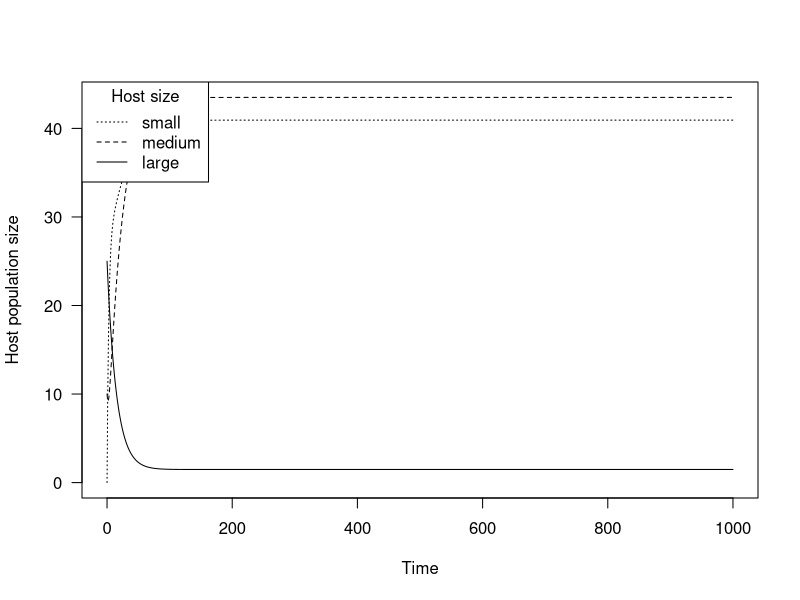
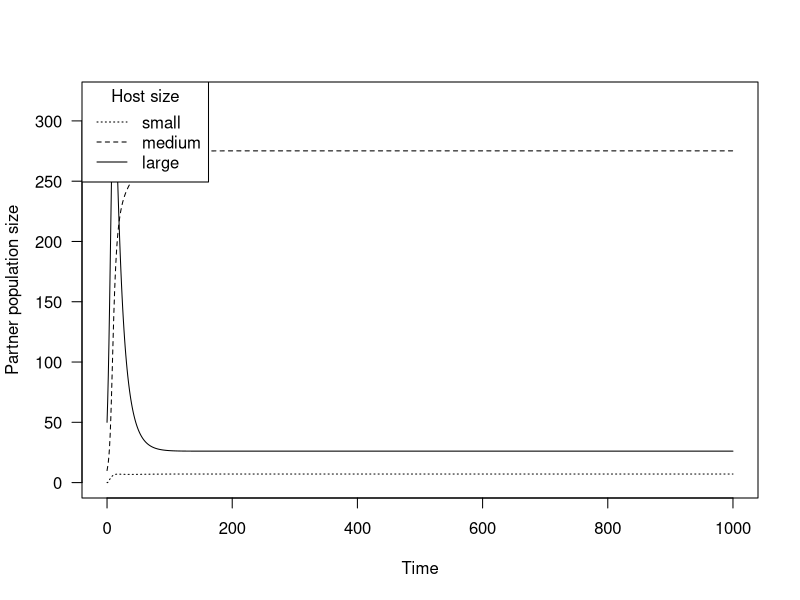
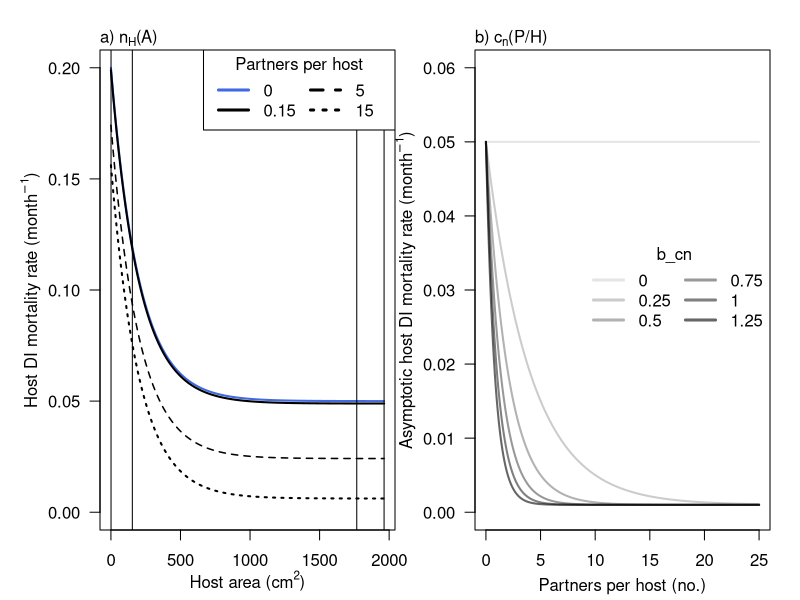
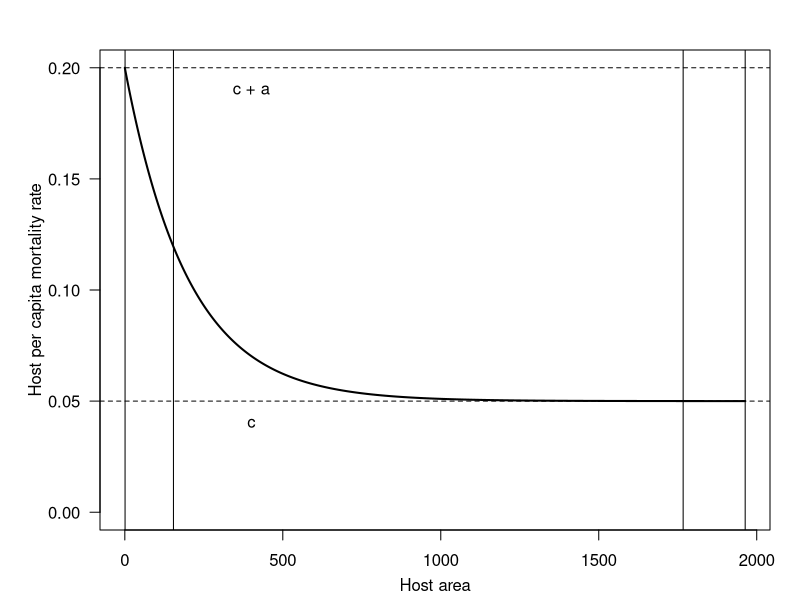
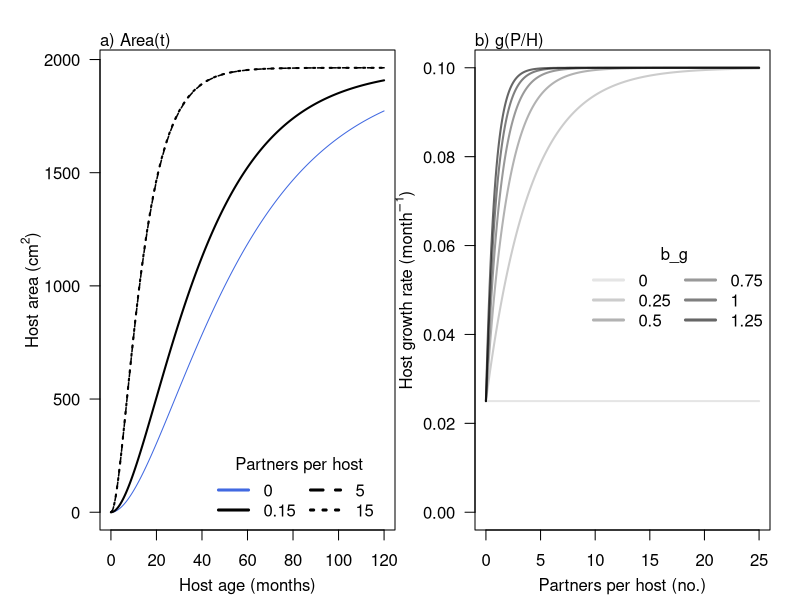
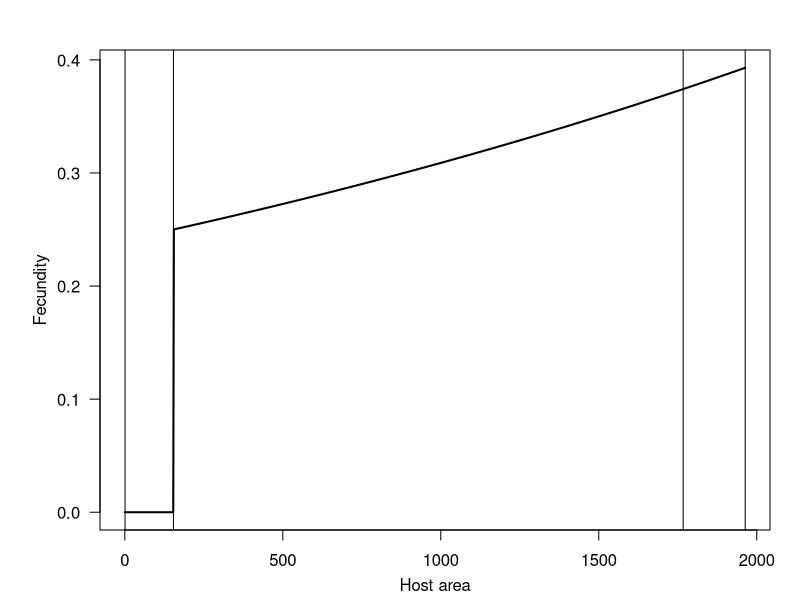
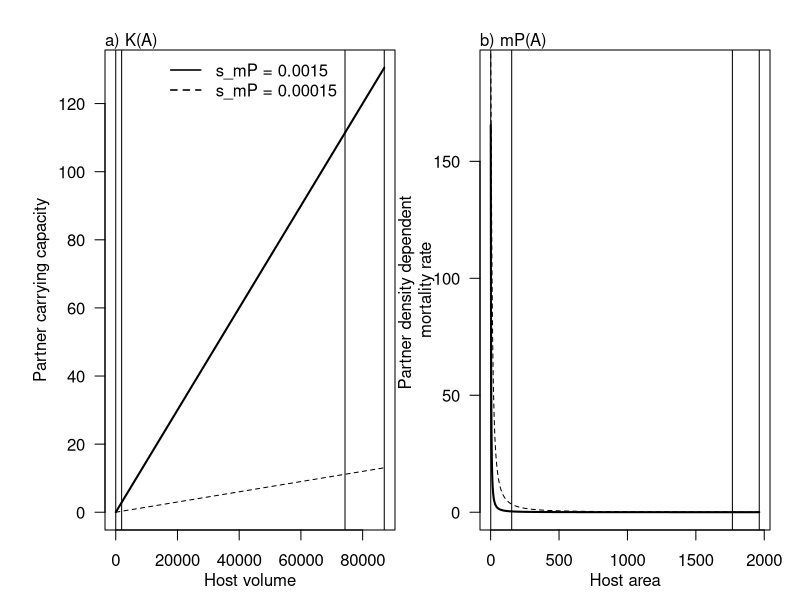

The R source for these figures, in order:
## ---- chunk 1

# these functions consist of:
# 1) functions describing relationships between host size and demographic rates and for calculating the average of these rates over specified size classes
# 2) functions describing the effects of the partner on host growth and mortality and the effects of the host on partner mortality

# relationship between individual host area and fecundity 
# Fmn = area at which the host become reproductively mature
# Fconst = baseline fecundity upon reaching reproductive maturity
# Fexp = rate at which fecundity increases exponentially with area
FofA <- function(A, Fmn, Fconst, Fexp){
  
  if(A < Fmn){ # if the host area is less than the threshold for reproductive maturity
    f <- 0 # fecundity is zero
  } else{ # if host area is greater than the threshold for reproductive maturity
    
    f <- Fconst*exp(Fexp*(A-Fmn)) # fecundity increases exponentially
    
  }
  
}

FofA <- Vectorize(FofA, "A") # vectorize this function with respect to host area


# function for calculating average fecundity within size range from x1 to x2 (where both are larger than the min size of reproductive maturity, Fmn)
# x1 = lower bound (host area) of integration range
# x2 = upper bound (host area) of integration range
# Fmn = area at which the host become reproductively mature
# Fconst = baseline fecundity upon reaching reproductive maturity
# Fexp = rate at which fecundity increases exponentially with area

avg_fec <- function(x1, x2, Fmn, Fconst, Fexp){
  
  if(Fexp != 0){
    # integral of c*exp(k*x) = c*1/k*exp(k*x)
    #avg <- (Fconst*exp(Fexp*x2)*1/Fexp-Fconst*exp(Fexp*x1)*1/Fexp)*1/(x2-x1)
    
    # integral of c*exp(k*(x-Fmn)) = c*1/k*exp(k*(x-Fmn))
    avg <- (Fconst*exp(Fexp*(x2-Fmn))*1/Fexp-Fconst*exp(Fexp*(x1-Fmn))*1/Fexp)*1/(x2-x1)
    
  } else{
    # integral of c*1 = (c*x2 - c*x1)
    avg <- (Fconst*x2 - Fconst*x1)/(x2-x1) # just Fconst
  }
  
  
  return(avg)
  
}



# growth: assume diameter follows von Bertalanffy growth curve
# some studies have used it for corals:
# Cafarelli et al. 2017 https://doi.org/10.1016/j.ecolmodel.2016.12.015

# use the basic growth equation to calculate the time it takes an individual to grow through a size class and use that to get the transition probability

# von Bert growth: L(t) = Linf*(1-exp(-k*t))

# age at length: log(1-L(t)/Linf)/-k

# make a function that takes the current size as an input and returns the size one month earlier (note this assumes an even distribution within size classes)
# A = host area at time t + 1
# Dinf = max host diameter 
# g = von Bert growth rate

S1ofA <- function(A, Dinf, g){
  # first convert area to diameter
  # A = pi*(D/2)^2
  D <- sqrt(A/pi)*2
  
  # diameter one timestep earlier
  D0 <- (1-exp(log(1-D/Dinf)+g))*Dinf
  
  # area one timestep earlier:
  A0 <- pi*(D0/2)^2
  
  return(A0)
}

# then proportion that grow from A0 to >= A in class from A1 to A would be (A-A0)/(A-A1)



# function for calculating host mortality as a function of host area (declining exponential)
# A = host area
# a = how much higher the mortality of a host of area 0 is than the asymptotic mortality rate
# b = rate at which mortality declines with increasing host area
# c = asymptotic mortality rate approached by the largest individuals

MofA <- function(A, a,b, c){
  
  m <- a*exp(-b*A) + c # c = lowest mortality rate will go, c + a = mortality of smallest size
  
}

MofA <- Vectorize(MofA, "A")


# function for calculating average mortality within size range from x1 to x2
# x1 = lower bound (host area) of integration range
# x2 = upper bound (host area) of integration range
# a = how much higher the mortality of a host of area 0 is than the asymptotic mortality rate
# b = rate at which mortality declines with increasing host area
# c = asymptotic mortality rate approached by the largest individuals


avg_mort <- function(x1, x2, a, b, c){
  
  if(b !=0){
    # integral of a*exp(-bx) + c = a*-1/b*exp(-bx) + cx
    avg <- (a*-1/b*exp(-b*x2) + c*x2 +a*1/b*exp(-b*x1) - c*x1)*1/(x2-x1)
  } else{
    # integral of a*1 + c = (a + c)*x2 - (a + c)*x1
    avg <- ((a + c)*x2 - (a + c)*x1)/(x2-x1)
  }
  
  
  return(avg)
  
}


# # # # effects of partner on host and effects of host on partner # # # #


# function for calculating asymptotic host mortality (c in MofA function) as a function of partner abundance
# c0 = baseline asymptotic mortality rate in absence of partner
# exp_c = rate at which the asymptotic mortality rate declines with partner abundance
# c_mn = lowest possible density independent mortality rate
# P = partner abundance (per host)

MofP <- function(c0, exp_c, c_mn, P){
  
  if(is.na(P)==T){
    c <- c0
  } else{
    c <- (c0-c_mn)*exp(-exp_c*P) + c_mn
  }
  
  return(c)
  
}



MofP <- Vectorize(MofP, "P")

# function for calculating host growth rate (g in S1ofA function) as a function of partner abundance
# g0 = baseline growth host rate in absence of partner
# exp_g = rate at which host growth rate increases with partner abundance
# g_mx = maximum host growth rate
# P = partner abundance (per host)

GofP <- function(g0, exp_g, g_mx, P){
  
  if(is.na(P)==T){
    g <- g0
  } else{
    g <- g0 + (g_mx-g0)*(1-exp(-exp_g*P))
  }
  
  return(g)
  
}



GofP <- Vectorize(GofP, "P")



# function for calculating Fconst as a function of partner abundance
# Fconst0 = baseline host fecundity in absence of partner
# exp_F = rate at which host fecundity increases with partner abundance
# Fconst_mx = maximum baseline host fecundity
# P = partner abundance (per host)

FofP <- function(Fconst0, exp_F, Fconst_mx, P){
  
  if(is.na(P)==T){
    Fconst <- Fconst0
  } else{
    Fconst <- Fconst0 + (Fconst_mx-Fconst0)*(1-exp(-exp_F*P))
  }
  
  return(Fconst)
  
}

FofP <- Vectorize(FofP, "P")

# function for calculating partner density dependent mortality rate as a function of host area
# K0 = partner density dependent mortality on a host of area 0
# slope_mP = controls rate at which partner DD mortality decreases with host area
# A = host area

MPofA <- function(K0, slope_mP, A){
  
  #mP <- 1/(slope_mP*A)
  
  mP <- 1/(slope_mP*A^(3/2) + K0)
  
  return(mP)
  
}

MPofA <- Vectorize(MPofA, "A")

# average this 
# x1 = lower bound (host area) of integration range
# x2 = upper bound (host area) of integration range
# K0 = partner density dependent mortality on a host of area 0
# slope_mP = controls rate at which partner DD mortality decreases with host area

avg_Pmort <- function(x1, x2, K0, slope_mP){
  
  # integral of 1/(slope_mP*A) is log(slope_mP*A)*1/slope_mP
  #avg <- (log(slope_mP*x2)*1/slope_mP - log(slope_mP*x1)*1/slope_mP)/(x2-x1)
  
  # integral of 1/(slope_mP*A^(3/2) + K0) is more complicated, calculated using Mathematica
  
  
  if(slope_mP == 0){
    
    avg <- 1/K0
    
  } else{
    
    if(K0 > 0){
      int.x2 <- 1/(3*slope_mP^(2/3)*K0^(1/3))*(log(abs(slope_mP^(2/3)*x2-slope_mP^(1/3)*K0^(1/3)*sqrt(x2)+K0^(2/3)))+2*sqrt(3)*atan((2*slope_mP^(1/3)*K0^(2/3)*sqrt(x2)-K0)/(sqrt(3)*K0))-2*log(abs(slope_mP*sqrt(x2)+slope_mP^(2/3)*K0^(1/3))))
      
      int.x1 <- 1/(3*slope_mP^(2/3)*K0^(1/3))*(log(abs(slope_mP^(2/3)*x1-slope_mP^(1/3)*K0^(1/3)*sqrt(x1)+K0^(2/3)))+2*sqrt(3)*atan((2*slope_mP^(1/3)*K0^(2/3)*sqrt(x1)-K0)/(sqrt(3)*K0))-2*log(abs(slope_mP*sqrt(x1)+slope_mP^(2/3)*K0^(1/3))))
      
    } else{
      int.x2 <- -2/(slope_mP*sqrt(x2))
      int.x1 <- -2/(slope_mP*sqrt(x1))
    }
    
    avg <- (int.x2 - int.x1)/(x2-x1)
    
  }
  
  
  
  return(avg)
  
}


# PARTNER BEHAVIOR:
# function for distributing settlers according to preference for adults vs juveniles
# phi = strength of preference for large hosts
# A_tots = total area covered by hosts in each size class

phi_fun <- function(phi, A_tots){
  
  # go to all size classes
  p1 <- A_tots/sum(A_tots)
  # go to largest size classes only
  p2 <- c(0, A_tots[2]/sum(A_tots[2:3]), A_tots[3]/sum(A_tots[2:3]))
  
  p <- (1-phi)*p1 + phi*p2
  
  return(p)
  
  
}



## ---- chunk 2

# parameters
# tmax = max timepoint in simulation
# P0 = initial partner population densities on each host size class (vector)
# H0 = initial host densities in each size class (vector)
# rP = partner reproduction rate (same on all host size classes)
# nP = partner density independent mortality rate (same on all host size classes)
# mP_pars = parameters for relationship btw partner density dependent mortality rates and host area (named list with parameters slope_mP and K0)
# eP = partner external recruitment
# nH_pars = parameters for calculating host density independent mortality rates as a function of partner abundance (named list with elements a_n, b_n, c_n0, exp_cn, and cn_mx)
# mH_pars = parameters for calculating host density dep mortality (named list with elements a_m, b_m, and c_m)
# G_pars = parameters for calculating host growth rates as a function of partner abundance (named list with elements Dinf, g0, exp_g, g_mx, and Dmin)
# F_pars = parameters for calculating host fecundities (named list with elements Fmn, Fconst, Fexp)
# eH = host external recruitment
# Apatch = total patch area (carrying capacity for the host)
# z = whether the system is open (0) or closed (1)
# phi = strength of preference for adult hosts

mod_fun3 <- function(tmax, P0, H0, rP, nP, mP_pars, eP, nH_pars, mH_pars, G_pars, F_pars, 
                     eH, Apatch, z, phi){
  
  
  # unlist parameters
  # partner DD mortality
  K0 <- mP_pars$K0; slope_mP <- mP_pars$slope_mP
  
  # host dens-indep mortality
  a_n <- nH_pars$a_n; b_n <- nH_pars$b_n; c_n0 <- nH_pars$c_n0; exp_cn <- nH_pars$exp_cn; cn_mn <- nH_pars$cn_mn
  
  # host density dep mortality
  a_m <- mH_pars$a_m; b_m <- mH_pars$b_m; c_m <- mH_pars$c_m
  
  # host growth
  Dinf <- G_pars$Dinf; g0 <- G_pars$g0; exp_g <- G_pars$exp_g; g_mx <- G_pars$g_mx
  Dmin <- G_pars$Dmin
  
  # host fecundity
  Fmn <- F_pars$Fmn; Fconst <- F_pars$Fconst; Fexp <- F_pars$Fexp
  
  # calculate fixed parameters
  # boundaries of the host size classes: 0-Fmn, Fmn-90% of max size, >90% of max size
  Amax <- pi*(1/2*Dinf)^2
  Amin <- pi*(1/2*Dmin)^2
  A12 <- Fmn
  A23 <- 0.9*Amax
  
  # midpoints (used for calculating area occupied by each class; same as avg area in each class)
  A <- c((Amin+A12)/2, (A23+A12)/2, (Amax+A23)/2)
  
  # partner density dependent mortality in each size class (depend on areas in each class)
  mP <- c(avg_Pmort(Amin, A12, K0, slope_mP), avg_Pmort(A12, A23, K0, slope_mP), avg_Pmort(A23, Amax, K0, slope_mP))
  
  # host fecundities in each size class
  FH <- c(0, avg_fec(A12, A23, Fmn, Fconst, Fexp), avg_fec(A23, Amax, Fmn, Fconst, Fexp))
  
  # host density dependent mortality rates in each size class
  mH <- c(avg_mort(Amin, A12, a_m, b_m, c_m), avg_mort(A12, A23, a_m, b_m, c_m), avg_mort(A23, Amax, a_m, b_m, c_m))
  
  # vector of time steps
  tset <- seq(from = 0, to = tmax, by = 1) # time steps for iterating over
  
  # holding matrices and initial conditions
  # host
  Hmat <- matrix(NA, nrow = length(A), ncol = length(tset))
  Hmat[ ,1] <- H0
  
  # partner
  Pmat <- matrix(NA, nrow = length(A), ncol = length(tset))
  Pmat[ ,1] <- P0
  
  
  for(i in 2:length(tset)){ # for each time step in the simulation
    
    # calculate the area occupied
    Atot <- sum(A*Hmat[, i-1])
    
    # calculate the host growth rates as a function of P per unit host
    g_i <- GofP(g0, exp_g, g_mx, Pmat[, i-1]/Hmat[, i-1])
    
    # calculate size class transitions
    # class 1 to 2:
    A0_1 <- S1ofA(A12, Dinf, g_i[1])
    G12 <- ifelse(A0_1 < Amin, 1, (A12-A0_1)/(A12-Amin)) # proportion that grew into next size class; if area at previous timestep is less than Amin, say 100% of class 1 grew to class 2
    
    # class 2 to 3: 
    A0_2 <- S1ofA(A23, Dinf, g_i[2])
    G23 <- ifelse(A0_2 < A12, 1, (A23-A0_2)/(A23-A12)) # proportion that grew into next size class; if area at previous timestep is in size class 1 (A02 < A12), say 100% of class 2 grew to class 3
    
    G <- c(G12, G23, 0)
    
    # calculate host dens-indep mortality rates as a function of P per host
    c_n <- MofP(c_n0, exp_cn, cn_mn, Pmat[, i-1]/Hmat[, i-1])
    nH <- c(avg_mort(Amin, A12, a_n, b_n, c_n[1]), avg_mort(A12, A23, a_n, b_n, c_n[2]), avg_mort(A23, Amax, a_n, b_n, c_n[3]))
    
    # calculate the host growth and survival rates
    G_Ht <- G*max(0, 1-Atot/Apatch) # realized growth depends on how much room there is
    S_Ht <- exp(-(nH + mH*Atot/Apatch)) # mH*Atot/Apatch*Hmat[, i-1]
    
    # calculate the survival rates for the partner
    S_P <- rep(NA, 3)
    
    for(sss in 1:3){
      if(Hmat[sss,i-1] == 0){
        S_P[sss] <- 0
      } else{
        S_P[sss] <- exp(-(nP + mP[sss]*Pmat[sss, i-1]/Hmat[sss,i-1])) # mortality depends on P/H
      }
    }
    
    # make the host transition matrix
    T_H <- matrix(rep(0, length(S_Ht)^2), nrow = length(S_Ht), ncol = length(S_Ht))
    # fill in the first row (note fecundities are done separately below)
    T_H[1, 1] <- (1-G_Ht[1])*S_Ht[1]
    
    # make the fish transition matrix
    T_P <- matrix(rep(0, length(S_Ht)^2), nrow = length(S_Ht), ncol = length(S_Ht))
    # fill in the first row
    T_P[1, 1] <- (1-G_Ht[1])*S_P[1]*S_Ht[1]
    
    
    # fill in the rest
    for(mm in 2:length(S_Ht)){
      
      # host
      T_H[mm, mm] <- (1-G_Ht[mm])*S_Ht[mm] # surviving and staying put
      T_H[mm, mm-1] <- G_Ht[mm-1]*S_Ht[mm-1] # surviving and growing to next size class
      
      # partner
      T_P[mm, mm] <- (1-G_Ht[mm])*S_P[mm]*S_Ht[mm] # surviving and staying put
      T_P[mm, mm-1] <- G_Ht[mm-1]*S_P[mm-1]*S_Ht[mm-1] # surviving and growing to next size class
    }
    
    # calculate the new population sizes
    Hmat[, i] <- T_H %*% Hmat[, i-1]
    Pmat[, i] <- T_P %*% Pmat[, i-1]
    
    
    
    # new recruits for the fish: distribute across the size classes according to preference function
    # total recruits (depends on whether population is open or closed)
    Rtot <- z*sum(rP*Pmat[ ,i-1]) + (1-z)*eP
    
    # preferences
    # phi_fun(phi, Amax, A_mids, A_tots)
    
    if(sum(Hmat[, i-1])==0){ # if there are no hosts
      pxset <- c(0, 0, 0) 
    } else{
      
      pxset <- phi_fun(phi, A*Hmat[, i-1])
    } 
    
    
    # calculate recruit survival
    S_R <- rep(NA, 3)
    
    for(sss in 1:3){
      if(Hmat[sss,i-1] == 0){ # index here needs to match index used for P/H (i or i-1)
        S_R[sss] <- 0
      } else{
        S_R[sss] <- exp(-(nP + mP[sss]*Pmat[sss, i-1]/Hmat[sss, i-1]))
      }
    }
    
    # add new recruits 
    Pmat[, i] <- Pmat[, i] +  pxset*Rtot*S_R 
    
    # add new recruits for the host (depends on whether population is open or closed)
    Hmat[1, i] <- Hmat[1, i] + z*sum(FH*Hmat[ ,i-1])*max(0, 1-Atot/Apatch) + (1-z)*eH*max(0, 1-Atot/Apatch)
    
    
    
    
  }
  
  
  
  return(list(t = tset, H = Hmat, P = Pmat))
  
}

## ---- chunk 3

Amax <- pi*(50/2)^2 # max area of a host
Fmn <- pi*(14/2)^2 # area at which the host becomes reproductively mature
Amin <- pi*(1/2)^2 # minimum area of a host
Apatch <- (Amax+0.9*Amax)/2*100 # area of habitat patch

A_mids <- c((Amin+Fmn)/2, (0.9*Amax+Fmn)/2, (Amax+0.9*Amax)/2) # used for calculating area occupied

A12 <- Fmn # boundary between first and second size classes
A23 <- 0.9*Amax # boundary between second and third size classes

# initial conditions
H01 <- c(0.01, 10, 25) # high adults
H02 <- c(100, 5, 0.01) # high small

P01 <- c(0, 10, 50)
P02 <- c(0, 2, 0)

tmax <- 1000 # number of timesteps to run the model; needs to be > 10 for the equilibration check to work

eqtol <- 0.001 # prop difference btw abundance at tmax and tmax - 10 needs to be less than eqtol to consider the simulation to have equilibrated


# HOST DENSITY INDEPENDENT MORTALITY
ac_mult <-3 # mortality rate of smallest individuals is c*(ac_mult + 1), mortality rate of infinitely large individuals is c

c_n0 <- 0.05 # maximum baseline asymptotic host density independent mortality rate (DI mortality rate of an infinitely large host)
a_n <- ac_mult*c_n0 # mortality of smallest individuals is a_n + c_n
b_n <- 0.005 # rate of decrease in host DI mortality rate with increasing host area
exp_cn <- 0 # rate at which the asymptotic host DI mortality rate decreases with increasing partner density (b_cn in the main text)
cn_mn <- 0.001 # lowest possible asymptotic DI mortality rate
  
# HOST DENSITY DEPENDENT MORTALITY
c_m <- 0.05 # asymptotic host density dependent mortality rate (DD mortality rate of an infinitely large host)
a_m <- ac_mult*c_m # DD mortality rate of smallest individuals is a_m + c_m
b_m <- 0.005 # rate of decrease in host DD mortality rate with increasing host area

# HOST GROWTH
Dinf <- sqrt(Amax/pi)*2 # Amax = pi*(1/2*Dinf)^2 so Dinf = sqrt(Amax/pi)*2
Dmin <- sqrt(Amin/pi)*2 # Amax = pi*(1/2*Dinf)^2 so Dinf = sqrt(Amax/pi)*2
g0 <- 0.025 # min host growth rate; g0 = 0.025 means hosts become reproductively mature at about 2 yrs old 
exp_g <-  0 # rate of increase in host growth rate with increasing partner density (b_g in main text)
g_mx <- 0.1 # max host growth rate; become reproductively mature at about 6 months old

# HOST FECUNDITY
Fconst <- 0.25 # fecundity of a host at maturation
Fexp <- 0.00025 # rate of increase in host fecundity with host area


# external host recruitment
eH <- 0 # no external recruits

# PARTNER PARAMETERS
rP <- 1  # reproduction rate
nP <- 0.35 # density independent mortality rate
eP <- 0 # external partner recruitment

K0 <- 0.005 # baseline carrying capacity (inverse of baseline DD mortality rate)
slope_mP <- 0.0015 # slope of relationship between host volume and partner carrying capacity 

phi <- 0 # strength of partner preference for larger hosts

# OPEN vs CLOSED
z <- 1 # 1 = system is closed, 0 = system is open


# lists for default simulation
mP_pars <- list(K0 = K0, slope_mP = slope_mP)
nH_pars <- list(a_n = a_n, b_n = b_n, c_n0 = c_n0, exp_cn = exp_cn, cn_mn = cn_mn)
mH_pars <- list(a_m = a_m, b_m = b_m, c_m = c_m)
G_pars <- list(Dinf = Dinf, g0 = g0, exp_g = exp_g, g_mx = g_mx, Dmin = Dmin)
F_pars <- list(Fmn = Fmn, Fconst = Fconst, Fexp = Fexp)


# DEFAULT EQUILIBRIUM
dsim1 <- mod_fun3(tmax, P01, H01, rP, nP, mP_pars, eP, nH_pars, mH_pars, G_pars, F_pars, eH, Apatch, z, phi)

# dH1eq <- c(dsim1$H[1,tmax], dsim1$H[2,tmax], dsim1$H[3,tmax])
# dAeq <- sum(dsim1$H[ ,tmax]*c(Fmn/2, (0.9*Amax+Fmn)/2, (Amax+0.9*Amax)/2))


#dsim2 <- mod_fun3(tmax, P01, H01, rP, nP, mP_pars, eP, nH_pars, mH_pars, G_pars, F_pars, eH, Apatch, z, phi)
#dH2eq <- c(dsim2$H[1,tmax], dsim2$H[2,tmax], dsim2$H[3,tmax]) # same as for H01

# plot timeseries and check default equilibria
plot(x = dsim1$t, y = dsim1$H[1,], type = "l", ylim = c(0, max(as.vector(dsim1$H))), lty = 3, las = 1, xlab = "Time", ylab = "Host population size")
lines(x = dsim1$t, y = dsim1$H[2,], lty = 2)
lines(x = dsim1$t, y = dsim1$H[3,], lty = 1)
legend("topleft", title = "Host size", c("small", "medium", "large"), lty = c(3, 2, 1))

plot(x = dsim1$t, y = dsim1$P[1,], type = "l", ylim = c(0, max(as.vector(dsim1$P))), lty = 3, las = 1, xlab = "Time", ylab = "Partner population size")
lines(x = dsim1$t, y = dsim1$P[2,], lty = 2)
lines(x = dsim1$t, y = dsim1$P[3,], lty = 1)
legend("topleft", title = "Host size", c("small", "medium", "large"), lty = c(3, 2, 1))
    

dsim1$H[,tmax]

dsim1$P[,tmax]

PH_def <- dsim1$P[,tmax]/dsim1$H[,tmax]
PH_def

## ---- chunk 4

# set of host areas
Aset_ex <- seq(from = 0, to = Amax, length.out = 1000)

# repeat for 3 different densities of P per host
PH_def <- c(0.15, 5, 15)

#pdf("figures/nH_exp_cn.pdf", width = 9, height = 4)
par(mfrow = c(2, 1))
par(mar=c(0, 2.5, 0.5, 1.5), oma = c(3.5, 2.5, 2, 0))
layout(matrix(c(1, 2), nrow = 1, ncol = 2, byrow = F), widths = rep(1, 2), heights = rep(1, 1))


plot(x = Aset_ex, y = MofA(Aset_ex, a = a_n,b = b_n, c = MofP(c_n0, exp_c = 0.15, cn_mn, 0)), type = "l", las = 1, lty = 1, ylim = c(0, 0.2), xlab = NA, ylab = NA, col = "royalblue", lwd = 2) # , xaxs="i", yaxs="i"
abline(v = c(Amin, Fmn, 0.9*Amax, Amax))
lines(x = Aset_ex, y = MofA(Aset_ex, a = a_n,b = b_n, c = MofP(c_n0, exp_c = 0.15, cn_mn, PH_def[1])), lty = 1, lwd = 2)
lines(x = Aset_ex, y = MofA(Aset_ex, a = a_n,b = b_n, c = MofP(c_n0, exp_c = 0.15, cn_mn, PH_def[2])), lty = 2, lwd = 1.5)
lines(x = Aset_ex, y = MofA(Aset_ex, a = a_n,b = b_n, c = MofP(c_n0, exp_c = 0.15, cn_mn, PH_def[3])), lty = 3, lwd = 2)
mtext(side = 1, expression("Host area ("*cm^2*")"), line = 2.25)
mtext(side = 3, expression("a)"~n[H]*"(A)"), adj = 0)
mtext(side = 2, expression("Host DI mortality rate ("*month^-1*")"), line = 2.75)
legend(x = "topright", legend = c("0", as.character(round(PH_def,2))), lwd = 3, col = c("royalblue", rep("black", 3)), lty = c(1, 1, 2, 3), ncol = 2, bty = "y", title = "Partners per host", bg = "white")


# set of partner densities
Pset_ex <- seq(from = 0, to = 25, length.out = 1000)

# strength of defensive mutualism
exp_cn_ex <- seq(from = 0, to = 1.25, by = 0.25)

col_set <- c(adjustcolor("black", alpha.f = 1/10), adjustcolor("black", alpha.f = 2/10), adjustcolor("black", alpha.f = 3/10), adjustcolor("black", alpha.f = 4/10), adjustcolor("black", alpha.f = 5/10), adjustcolor("black", alpha.f = 6/10))

plot(x = Pset_ex, y = MofP(c_n0, exp_c = exp_cn_ex[1], cn_mn, Pset_ex), type = "l", las = 1, ylim = c(0, 0.06), col = adjustcolor("black", alpha.f = 1/10), lwd = 2, xlab = NA, ylab = NA)
for(i in 2:length(exp_cn_ex)){
  lines(x = Pset_ex, y = MofP(c_n0, exp_c = exp_cn_ex[i], cn_mn, Pset_ex), col = adjustcolor("black", alpha.f = i/10), lwd = 2, type = "l")
}
mtext(side = 1, "Partners per host (no.)", line = 2.25)
mtext(side = 2, expression("Asymptotic host DI mortality rate ("*month^-1*")"), line = 2.75)
mtext(side = 3, expression("b)"~c[n]*"(P/H)"), adj = 0)
legend(x = "right", legend = as.character(exp_cn_ex), lwd = 3, col = col_set, ncol = 2, bty = "n", title = "b_cn")

#dev.off()

## ---- chunk 5

#pdf("figures/mH.pdf", width = 5, height = 4)
par(mfrow = c(1, 1))
par(mar=c(0, 2.5, 0.5, 1.5), oma = c(3.5, 2.5, 2, 0))
#layout(matrix(c(1, 2), nrow = 1, ncol = 2, byrow = F), widths = rep(1, 2), heights = rep(1, 1))


plot(x = Aset_ex, y = MofA(Aset_ex, a = a_m,b = b_m, c = c_m), type = "l", las = 1, lty = 1, ylim = c(0, 0.2), xlab = NA, ylab = NA, lwd = 2)
abline(h = c_m, lty = 2)
abline(v = c(Amin, Fmn, 0.9*Amax, Amax))
abline(h = c_m + a_m, lty = 2)
text(x = 400, y = 0.19, "c + a")
text(x = 400, y = 0.04, "c")
mtext(side = 1, "Host area", line = 2.25)
mtext(side = 2, "Host per capita mortality rate", line = 2.75)

#dev.off()

## ---- chunk 6

# calculate monthly host survival probabilities for default parameters

# c_n_ex <- MofP(c_n0, exp_c = 0, cn_mn, P = PH_def)
# 
# nH_ex <- c(avg_mort(Amin, A12, a_n, b_n, c_n_ex[1]), avg_mort(A12, A23, a_n, b_n, c_n_ex[2]), avg_mort(A23, Amax, a_n, b_n, c_n_ex[3]))
# 
# mH_ex <- c(avg_mort(Amin, A12, a_m, b_m, c_m), avg_mort(A12, A23, a_m, b_m, c_m), avg_mort(A23, Amax, a_m, b_m, c_m))
# 
# exp(-(nH_ex + mH_ex*sum(dsim1$H[,tmax]*A_mids)/Apatch))

    

## ---- chunk 7


#pdf("figures/g_exp_g.pdf", width = 9, height = 4)
par(mfrow = c(2, 1))
par(mar=c(0, 2.5, 0.5, 1.5), oma = c(3.5, 2.5, 2, 0))
layout(matrix(c(1, 2), nrow = 1, ncol = 2, byrow = F), widths = rep(1, 2), heights = rep(1, 1))


#GofP(g0, exp_g, g_mx, P) = g0 + (g_mx-g0)*(1-exp(-exp_g*P))
 
# set of host ages 
age_set_ex <- seq(from = 0, to = 12*10, length.out = 1000)

plot(x = age_set_ex, y = pi*((Dinf*(1-exp(-GofP(g0, exp_g, g_mx, P = 0)*age_set_ex)))/2)^2, type = "l", xlab = NA, ylab = NA, las = 1, col = "royalblue", ylim = c(0, Amax))
mtext(side = 1, "Host age (months)", line = 2.25)
mtext(side = 2, expression("Host area ("*cm^2*")"), line = 2.75)
mtext(side = 3, "a) Area(t)", adj = 0)
lines(x = age_set_ex, y = pi*((Dinf*(1-exp(-GofP(g0, exp_g = 1, g_mx, P = PH_def[1])*age_set_ex)))/2)^2, lty = 1, lwd = 2)
lines(x = age_set_ex, y = pi*((Dinf*(1-exp(-GofP(g0, exp_g = 1, g_mx, P = PH_def[2])*age_set_ex)))/2)^2, lty = 2, lwd = 1.5)
lines(x = age_set_ex, y = pi*((Dinf*(1-exp(-GofP(g0, exp_g = 1, g_mx, P = PH_def[3])*age_set_ex)))/2)^2, lty = 3, lwd = 2)
legend(x = "bottomright", legend = c("0", as.character(round(PH_def, 2))), lwd = 3, col = c("royalblue", rep("black", 3)), lty = c(1, 1, 2, 3), ncol = 2, bty = "n", title = "Partners per host")
#abline(v = log(1-sqrt(Fmn/pi)*2/Dinf)/-GofP(g0, exp_g, g_mx, P_test), col = "blue")
#abline(v = log(1-sqrt(0.9*Amax/pi)*2/Dinf)/-GofP(g0, exp_g, g_mx, P_test), col = "red")
#abline(v = c(12, 24, 36, 48), lty = 3) # years 1, 2, 3, 4

# set of values for strength of nutritional mutualism
exp_g_ex <- seq(from = 0, to = 1.25, by = 0.25)

plot(x = Pset_ex, y = GofP(g0, exp_g = exp_g_ex[1], g_mx, Pset_ex), type = "l", las = 1, ylim = c(0, 0.1), col = adjustcolor("black", alpha.f = 1/10), lwd = 2, xlab = NA, ylab = NA)
for(i in 2:length(exp_cn_ex)){
  lines(x = Pset_ex, y = GofP(g0, exp_g = exp_g_ex[i], g_mx, Pset_ex), col = adjustcolor("black", alpha.f = i/10), lwd = 2, type = "l")
}
mtext(side = 1, "Partners per host (no.)", line = 2.25)
mtext(side = 2, expression("Host growth rate ("*month^-1*")"), line = 2.75)
mtext(side = 3, "b) g(P/H)", adj = 0)
legend(x = "right", legend = as.character(exp_g_ex), lwd = 3, col = col_set, ncol = 2, bty = "n", title = "b_g")

#dev.off()

## ---- chunk 8

# calculate host transition probabilities for default parameters

# g_i_ex <- GofP(g0, exp_g = 1, g_mx, PH_def)
#     
# # calculate size class transitions
# # class 1 to 2:
# A0_1_ex <- S1ofA(A12, Dinf, g_i_ex[1])
# G12_ex <- ifelse(A0_1_ex < Amin, 1, (A12-A0_1_ex)/(A12-Amin)) # proportion that grew into next size class
# # if area at previous timestep is less than Amin, say 100% of class 1 grew to class 2
#     
# # class 2 to 3: 
# A0_2_ex <- S1ofA(A23, Dinf, g_i_ex[2])
# G23_ex <- ifelse(A0_2_ex < A12, 1, (A23-A0_2_ex)/(A23-A12)) # proportion that grew into next size class
# # if area at previous timestep is in size class 1 (A02 < A12), say 100% of class 2 grew to class 3
#     
# G_ex <- c(G12_ex, G23_ex, 0)
# 
# G_ex*max(0, 1-sum(dsim1$H[,tmax]*A_mids)/Apatch)

## ---- chunk 9

# check that even at max growth rate, transition probabilities will be >1

# A_mids <- c((Amin+Fmn)/2, (0.9*Amax+Fmn)/2, (Amax+0.9*Amax)/2) # used for calculating area occupied


# S1ofA(Fmn, Dinf, g = g_mx) 
# (A12-S1ofA(Fmn, Dinf, g = g_mx))/(A12-Amin) # boundary - area at previous timepoint divided by range of boundary
# 
# 
# S1ofA(0.9*Amax, Dinf, g = g_mx) 
# (A23-S1ofA(0.9*Amax, Dinf, g = g_mx))/(A23-A12) # boundary - area at previous timepoint divided by range of boundary
# 
# # check this holds even if there are 10 size classes
# 
# #A_bounds_test <- c(Amin, seq(from = 0.1, to = 0.9, by = 0.1)*Amax, Amax)
# A_bounds_test <- seq(from = 0.1, to = 0.9, by = 0.1)*Amax
# (A_bounds_test[1]-S1ofA(A_bounds_test[1], Dinf, g = g_mx))/(A_bounds_test[1]-Amin)
# (A_bounds_test[2]-S1ofA(A_bounds_test[2], Dinf, g = g_mx))/(A_bounds_test[2]-A_bounds_test[1])
# (A_bounds_test[3]-S1ofA(A_bounds_test[3], Dinf, g = g_mx))/(A_bounds_test[3]-A_bounds_test[2])
# (A_bounds_test[4]-S1ofA(A_bounds_test[4], Dinf, g = g_mx))/(A_bounds_test[4]-A_bounds_test[3])
# (A_bounds_test[5]-S1ofA(A_bounds_test[5], Dinf, g = g_mx))/(A_bounds_test[5]-A_bounds_test[4])
# (A_bounds_test[6]-S1ofA(A_bounds_test[6], Dinf, g = g_mx))/(A_bounds_test[6]-A_bounds_test[5])
# (A_bounds_test[7]-S1ofA(A_bounds_test[7], Dinf, g = g_mx))/(A_bounds_test[7]-A_bounds_test[6])
# (A_bounds_test[8]-S1ofA(A_bounds_test[8], Dinf, g = g_mx))/(A_bounds_test[8]-A_bounds_test[7])
# (A_bounds_test[9]-S1ofA(A_bounds_test[9], Dinf, g = g_mx))/(A_bounds_test[9]-A_bounds_test[8])



## ---- chunk 10


#pdf("figures/Fecundity.pdf", width = 3.5, height = 2.5)
par(mfrow = c(1, 1))
par(mar=c(0, 2.5, 0.5, 1.5), oma = c(3.5, 2.5, 2, 0))
#layout(matrix(c(1, 2), nrow = 1, ncol = 2, byrow = F), widths = rep(1, 2), heights = rep(1, 1))

plot(x = Aset_ex, y = FofA(Aset_ex, Fmn, Fconst, Fexp), type = "l", xlab = NA, ylab = NA, las = 1, lwd = 2)
abline(v = c(Amin, Fmn, 0.9*Amax, Amax))
mtext(side = 1, "Host area", line = 2.25)
mtext(side = 2, "Fecundity", line = 2.5)

#dev.off()

## ---- chunk 11

#MPofA(K0, slope_mP, A)= 1/(slope_mP*A^(3/2) + K0)

Aset_ex <- seq(from = Amin, to = Amax, length.out = 1000)

#pdf("figures/KP_slope_mP.pdf", width = 9, height = 4)
par(mfrow = c(2, 1))
par(mar=c(0, 2.75, 0.5, 1.5), oma = c(3.5, 2.5, 2, 0))
layout(matrix(c(1, 2), nrow = 1, ncol = 2, byrow = F), widths = rep(1, 2), heights = rep(1, 1))

# K = slope_mP*V + K0
plot(x = Aset_ex^(3/2), y = 0.0015*Aset_ex^(3/2) + K0, type = "l", xlab = NA, ylab = NA, las = 1, lwd = 2)
lines(x = Aset_ex^(3/2), y = 0.00015*Aset_ex^(3/2) + K0, lty = 2)
abline(v = c(Amin, Fmn, 0.9*Amax, Amax)^(3/2))
mtext(side = 1, "Host volume", line = 2)
mtext(side = 2, "Partner carrying capacity", line = 2.75)
mtext(side = 3, "a) K(A)", adj = 0)
legend("top", legend = c("s_mP = 0.0015", "s_mP = 0.00015"), lty = c(1, 2), lwd = 1.5, bty = "n")

plot(x = Aset_ex, y = MPofA(K0, slope_mP = 0.0015, Aset_ex), type = "l", xlab = NA, ylab = NA, las = 1, lwd = 2, ylim = c(0, 190))
lines(x = Aset_ex, y = MPofA(K0, slope_mP = 0.00015, Aset_ex), lty = 2)
abline(v = c(Amin, Fmn, 0.9*Amax, Amax))
mtext(side = 1, "Host area", line = 2)
mtext(side = 2, "Partner density dependent \nmortality rate", line = 2.25)
mtext(side = 3, "b) mP(A)", adj = 0)


#dev.off()



# check approximate carrying capacities of each host size class 
 # 1/avg_Pmort(Amin, Fmn, K0, slope_mP = 0.001)
 # 1/avg_Pmort(Fmn, 0.9*Amax, K0, slope_mP = 0.001)
 # 1/avg_Pmort(0.9*Amax, Amax, K0, slope_mP = 0.001)
